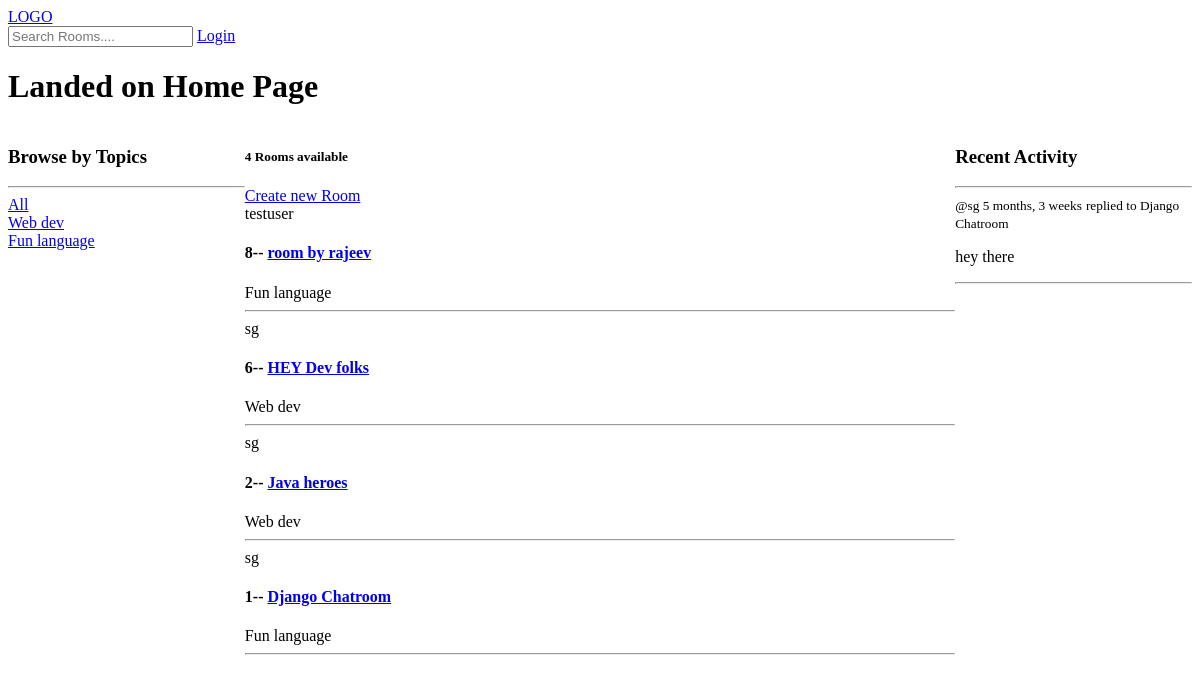
The app's page /, older data.
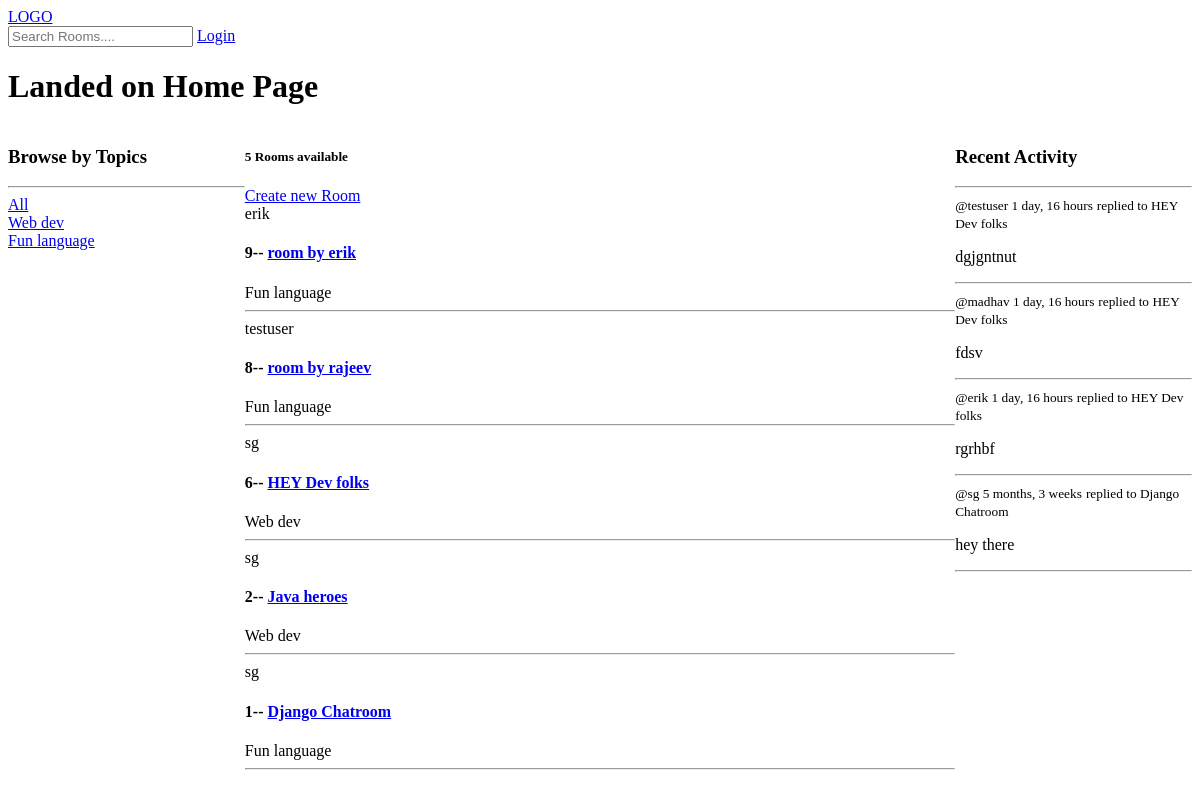
The same page, newer data.
### base/models.py (models this page shows, shortened)
class Topic(models.Model):
    name = models.CharField(max_length=200)
    def __str__(self):
        return self.name

class Room(models.Model):
    host = models.ForeignKey(User, on_delete=models.SET_NULL, null = True)
    topic = models.ForeignKey(Topic, on_delete=models.SET_NULL, null=True)
    name=models.CharField(max_length=200)
    participants=models.ManyToManyField(User, related_name='participants',blank=True)
    description=models.TextField(blank=True,null=True)
    updated = models.DateTimeField(auto_now=True)
    created=models.DateField(auto_now_add=True)
    class Meta:
        ordering=['-updated','-created']
    def __str__(self):
        return self.name

class Message(models.Model):
    user = models.ForeignKey(User, on_delete = models.CASCADE)
    room = models.ForeignKey(Room, on_delete=models.CASCADE)
    body = models.TextField()
    updated = models.DateTimeField(auto_now=True)
    created = models.DateTimeField(auto_now_add=True)
    class Meta:
        ordering=['-updated','-created']

### base/views.py (the view)
# urls.py: path("",views.home,name='home'),
def home(request):
    q=request.GET.get('q') if request.GET.get('q')!=None else ''
    rooms=Room.objects.filter(
        Q(topic__name__icontains=q)|
        Q(name__icontains=q)|
        Q(description__icontains=q)
    )
    topics=Topic.objects.all()
    room_count=rooms.count()
    room_messages=Message.objects.filter(Q(room__topic__name__icontains=q))
    return render(request,'base/home.html',{'rooms':rooms,'topics':topics,'room_count':room_count,'room_messages':room_messages})

### base/templates/base/home.html (shortened to what this page needs)
{% extends 'main.html' %} {% block content %}
<h1>Landed on Home Page</h1>
<div class="home-container">
  <div>
    <h3>Browse by Topics</h3>
    <hr>
    <div>
      <a href="{% url 'home' %}">All</a>
    </div>
    <div>
        {% for topic in topics %}
        <div>
            <a href="{% url 'home' %}?q={{topic.name}}">{{topic}}</a>
          </div>
        {% endfor %}
    </div>
  </div>
  <div>
    <h5>{{room_count}} Rooms available</h5>
    <a href="{% url 'create-room' %}"> Create new Room</a>
    {% for room in rooms %}
    <div>
      <span>{{room.host.username}}</span>
      <h4>{{room.id}}-- <a href="room/{{room.id}}/">{{room.name}}</a></h4>
      <span>{{room.topic.name}}</span>
      <hr />
    </div>
    {% endfor %}
  </div>
  <div>
    <h3>Recent Activity</h3>
    <hr>
    {% for message in room_messages %}
    <div>
      <small>@{{message.user}}  {{message.created|timesince}}</small>
      <small>replied to {{message.room}}</small>
      <p>{{message.body}}</p>
                <hr>
    </div>
    {% endfor %}
</div>
</div>
{% endblock %}

Row changes from the older to the newer data that the page shows:
added Room: host.username "erik", id "9", name "room by erik", topic.name "Fun language"
added Message: user "testuser", created "1 day, 16 hours", room "HEY Dev folks", body "dgjgntnut"
added Message: user "madhav", created "1 day, 16 hours", room "HEY Dev folks", body "fdsv"
added Message: user "erik", created "1 day, 16 hours", room "HEY Dev folks", body "rgrhbf"
Text that changed along with them:
{{ room_count }}: "4" → "5"
